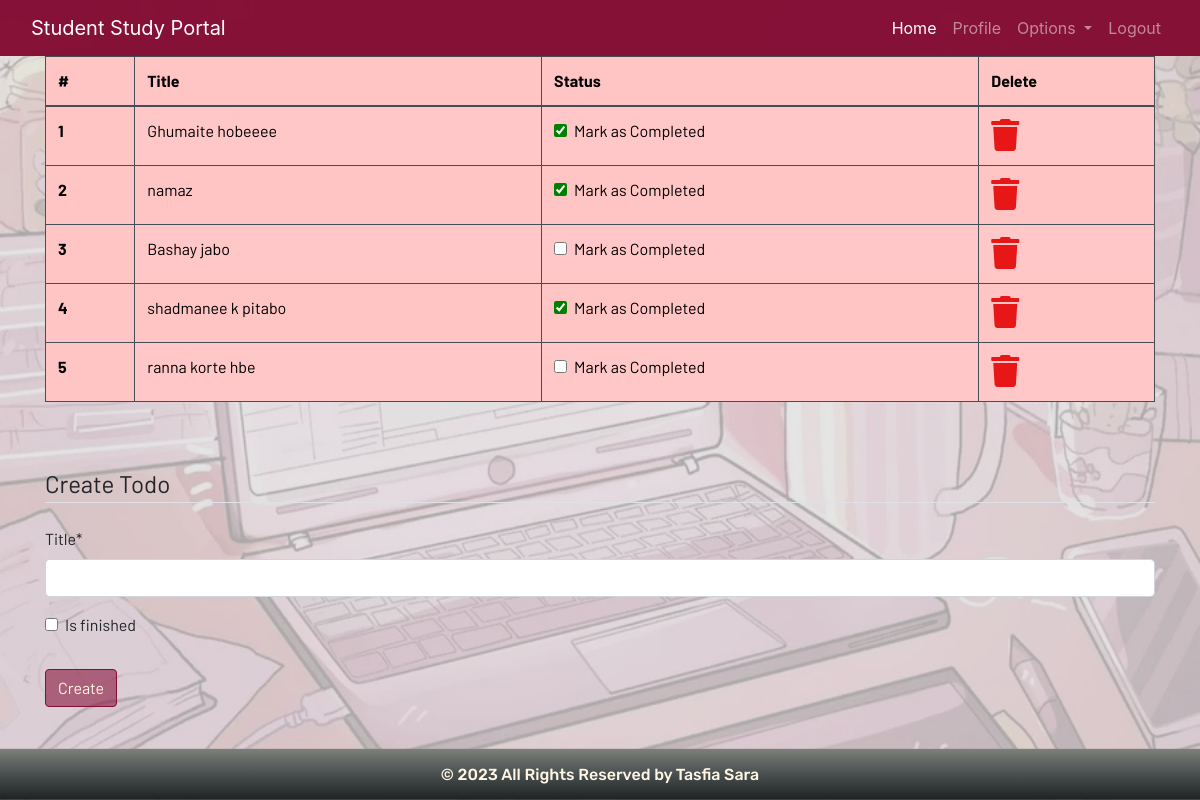
The app's page /todo (signed in) with its own data.
### dashboard/models.py (models this page shows, shortened)
class Todo(models.Model):
    user = models.ForeignKey(User, on_delete=models.CASCADE)
    title = models.CharField(max_length=100)
    is_finished = models.BooleanField(default=False)
    class Meta:
        verbose_name = "todo"
        verbose_name_plural = "todo"

### dashboard/views.py (the view)
# urls.py: path('todo',views.todo,name="todo"),
def todo(request):
  if request.method == "POST":
    form =TodoForm(request.POST)
    if form.is_valid():
      try:
        finished = request.POST["is_finished"]
        if finished == 'on':
          finished = True
        else:
          finished = False
      except:
        finished = False
      todos = Todo(
        user= request.user,
        title = request.POST['title'],
        is_finished = finished
      )
      todos.save()
      messages.success(request,f'Todo added from {request.user.username}!!')
  else:
    form =  TodoForm()
  todo = Todo.objects.filter(user=request.user)
  if len(todo) == 0:
    todos_done = True
  else:
    todos_done = False
  context ={
    'todos' : todo,
    'form' :form,
    'todos_done' :todos_done
  }
  return render(request,"dashboard/todo.html",context)

### dashboard/forms.py
class TodoForm(forms.ModelForm):
    class Meta:
        model = Todo
        fields = ['title','is_finished']

### dashboard/templates/dashboard/todo.html (shortened to what this page needs)
{% extends 'dashboard/base.html' %}
{% load static %}
{% block content %}
{% load crispy_forms_tags%}
<div class="container">
    {% if not todos_done %}
    <table class="table table-striped table-bordered table-hover table-dark">
        <thead>
            <tr>
                <th scope="col">#</th>
                <th scope="col">Title</th>
                <th scope="col">Status</th>
                <th scope="col">Delete</th>
            </tr>
        </thead>
        <tbody>
            {% for todo in todos %}
            <tr>
                <th scope="row">{{forloop.counter}}</th>
                <td>{{todo.title}}</td>
                <td>
                    <a href="{% url 'update-todo' todo.id %}">
                        <div class="form-check">
                            {% if todo.is_finished == True %}
                            <input class="form-check-input" type="checkbox" value="" checked>
                            {% else %}
                            <input class="form-check-input" type="checkbox" value="">
                            {% endif %}
                            <label class="form-check-label text-light" for="flexCheckDefault">
                                Mark as Completed
                            </label>
                        </div>
                    </a>
                </td>
                <td><a href="{% url 'delete-todo' todo.id %}"><i class="fa fa-trash fa-2x"></i></a></td>
            </tr>
            {% endfor %}
        </tbody>
    </table>
    {% else %}
    <br>
    <h3>All tasks have been done!! create to add more</h3>
    {% endif %}
</div><br><br>
<div class="container">
    <form method="POST">
        <fieldset class="form-group">
            <legend class="border-bottom mb-4">Create Todo</legend>
            {{form|crispy}}
        </fieldset>
        <div class="form-group">
            <button href="#" class="btn btn-outline-info" type="submit">
                Create
            </button>
        </div>
    </form>
</div>
{% endblock content %}

### static/css/style.css (style rules this page uses)
html { scroll-behavior: smooth; height: 100%; width: 100%; }
.btn { background-color: #850e3690; }
.btn-outline-info { color: #FFF5E4; border-color: #850E35; }
html, body { max-width: 100%; overflow-x: hidden; height: 100%; width: 100%; }
body { background-image: url('../images/bg1.png') !important ; background-repeat: no-repeat; background-color: rgba(0, 0, 0, 0.135); background-size: 100% 100%; overflow-x: hidden; background-repeat: no-repeat; }
.fa { color: #e81717 !important; }
input[type=checkbox] { accent-color: green; }
.form-check-label { margin-bottom: 0; }
td { color: #000000 !important; }
.text-light { color: #000000 !important; }
th,tbody { background-color: #FFC4C4; border-color: #850E35; color: #000000 !important; }

### records on screen
Todo: title "Ghumaite hobeeee"
Todo: title "namaz"
Todo: title "Bashay jabo"
Todo: title "shadmanee k pitabo"
Todo: title "ranna korte hbe"
